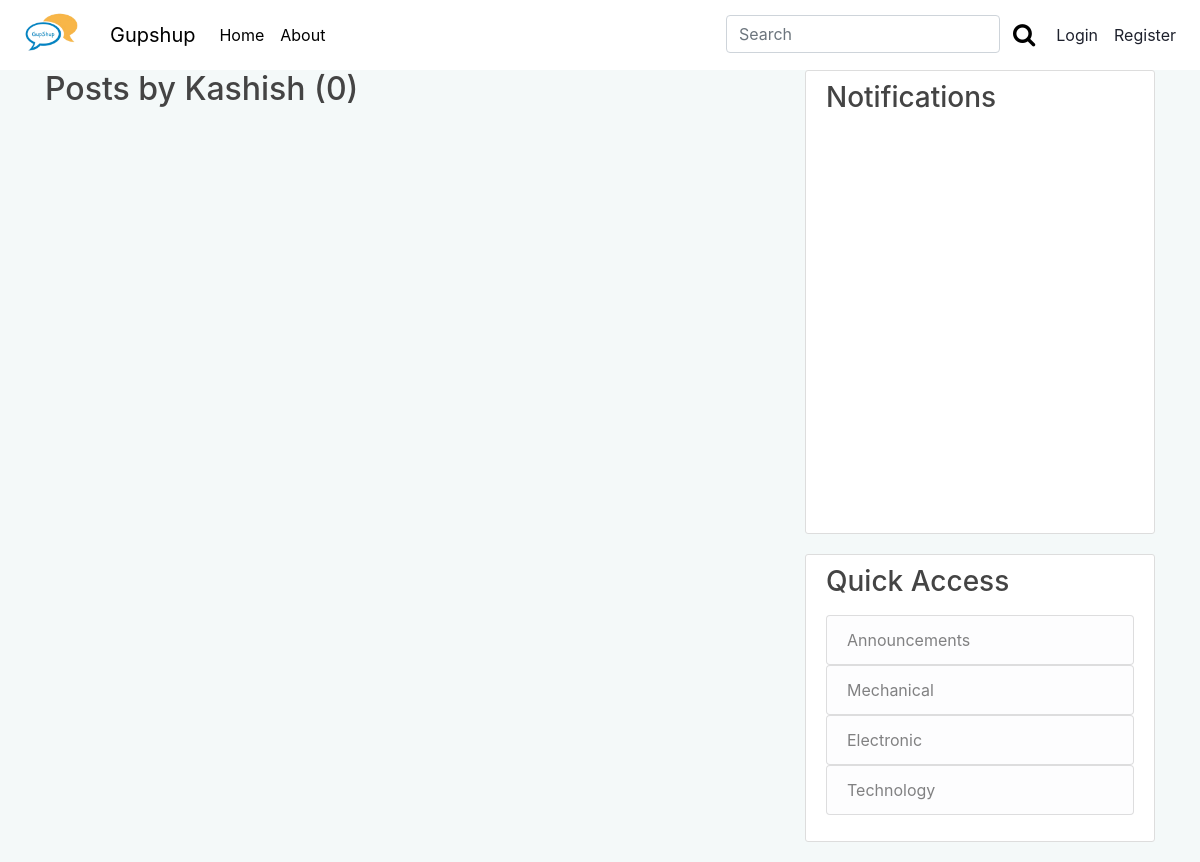
Before: /user/Kashish with the older database file.
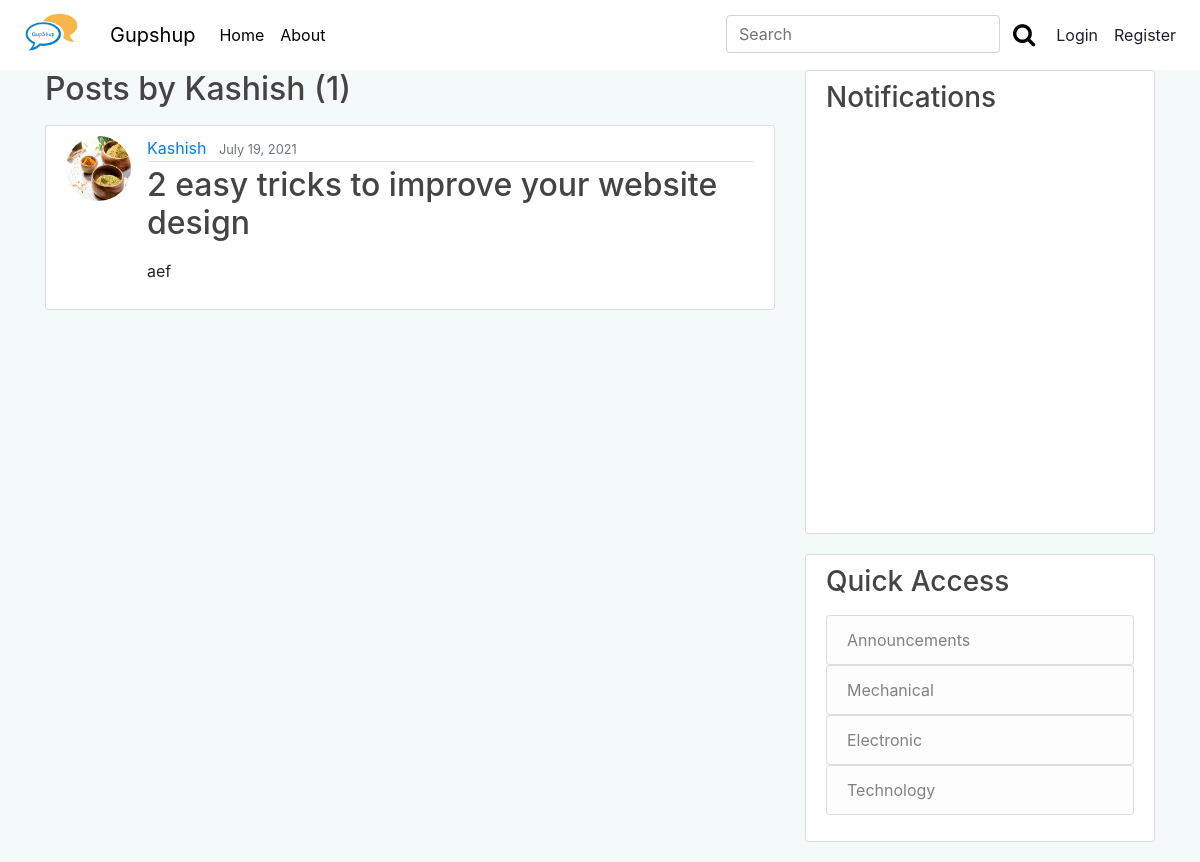
After: the same page with the newer database file.
### blog/models.py (models this page shows, shortened)
class Post(models.Model):
    title = models.CharField(max_length=100)
    content = RichTextField()
    date_posted = models.DateTimeField(default=timezone.now)
    author = models.ForeignKey(User, on_delete=models.CASCADE)
    is_appropriate  = models.BooleanField(default = True)
    notice = models.CharField(max_length=100, default="This Post was DELETED",null=True, blank=True)
    category = models.CharField(
        max_length=20,
        choices=Category_choices,
        default='Miscellenous'
    )
    upvote = models.ManyToManyField(User, related_name='upvote',blank=True)
    downvote = models.ManyToManyField(User, related_name='downvote',blank=True)
    bookmark = models.ManyToManyField(User, related_name='bookmark',blank=True)
    tags = TaggableManager()

### users/models.py (models this page shows, shortened)
class Profile(models.Model):
	user = models.OneToOneField(User, on_delete=models.CASCADE)
	image = models.ImageField(default='default2.png',upload_to='profile_pics')
	college = models.CharField(max_length = 20,choices=college_choices,default='KJSCE',blank=True, null=True)
	about = RichTextField(blank=True, null=True)
	image_url = models.URLField(default = "http://127.0.0.1:8000/media/default2.png")

### blog/views.py (the view)
# urls.py: path('user/<str:username>', UserPostListView.as_view(), name='user-posts'),
class UserPostListView(ListView):
	model = Post
	template_name = 'blog/user_posts.html'
	context_object_name = 'posts'
	paginate_by = 5
	def get_queryset(self):
		user = get_object_or_404(User, username=self.kwargs.get('username'))
		return Post.objects.filter(author=user, is_appropriate = True).order_by('-date_posted')

### blog/templates/blog/user_posts.html (shortened to what this page needs)
{% extends "blog/base.html" %}
{% block content %}
		<h2 class="mb-3">Posts by {{ view.kwargs.username }} ({{ page_obj.paginator.count }})</h2>
	{% for post in posts%}
		<article class="media content-section">
			<img class="rounded-circle article-img "src = {{post.author.profile.image.url}}>
		    <div class="media-body">
			    <div class="article-metadata">
			      <a class="mr-2" href="{% url 'user-posts' post.author.username %}">{{ post.author }}</a>
			      <small class="text-muted">{{ post.date_posted|date:"F d, Y" }}</small>
			    </div>
			    <h2><a class="article-title" href="{% url 'post-detail' post.id %}">{{ post.title }}</a></h2>
			    <p class="article-content">{{ post.content|safe }}</p>
			</div>
		</article>
	{%endfor%}
{% endblock content %}

Changed rows visible on the page:
added Post: author.profile.image (placeholder picture), author "Kashish", date_posted "July 19, 2021", title "2 easy tricks to improve your website design", content "aef"
Other visible differences:
{{ page_obj.paginator.count }}: "0" → "1"
